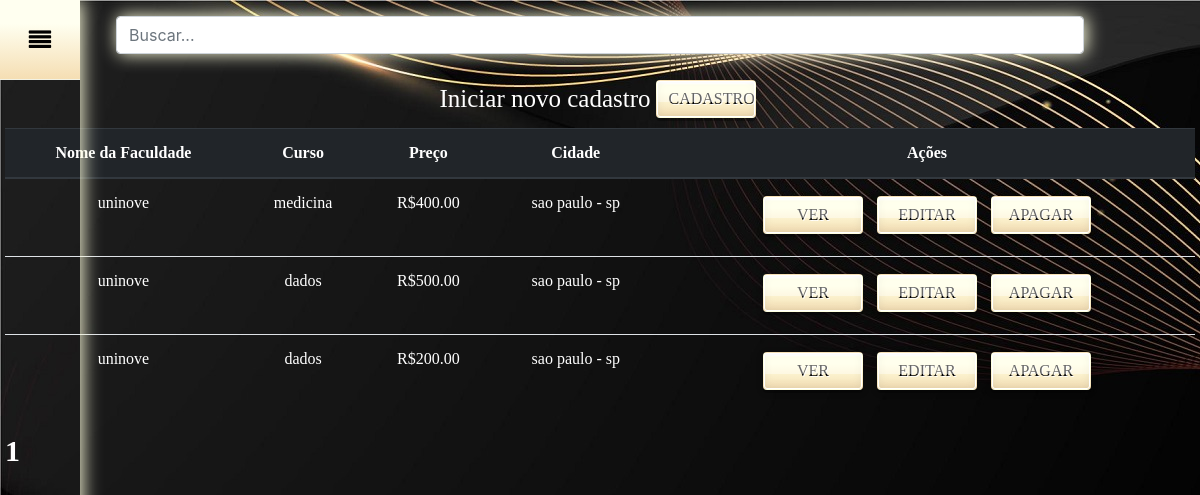
Page /resultados/ on the committed database.
### sitepi/models.py (models this page shows)
class Faculdades (models.Model):
    nome_faculdade = models.CharField(max_length=30)
    curso = models.CharField(max_length=50)
    preco = models.DecimalField(max_digits=6, decimal_places=2)
    descricao = models.TextField(max_length=200)
    notaenade = models.DecimalField(max_digits=4, decimal_places=3)
    nota = models.IntegerField()
    modalidade = models.CharField(max_length=20)
    cidade = models.CharField(max_length=20)
    uf = models.CharField(max_length=2)
    datacriacao = models.DateTimeField(default=datetime.now, blank=True)

### sitepi/views.py (the view)
# urls.py: path('resultados/', resultados, name='resultados'),
def resultados(request):
    data = {}
    search = request.GET.get('search')
    if search:
        data['db'] = Faculdades.objects.filter(curso__icontains=search)
    else:
        all = Faculdades.objects.all()
        paginator = Paginator(all, 8)
        pages = request.GET.get('page')
        data['db'] = paginator.get_page(pages)
    return render(request, 'resultados.html', data)

### sitepi/templates/resultados.html (shortened to what this page needs)
<!DOCTYPE html>
<html lang="en">
{% load static %}
<head>
    <link rel="stylesheet" href="{% static 'css/Menu.css' %}">
    <link rel="stylesheet" href="{% static 'css/Estilo.css' %}">
        <link rel="stylesheet" href="https://stackpath.bootstrapcdn.com/bootstrap/4.1.3/css/bootstrap.min.css"
>
</head>
<body>
  <ul class="menu">
      <li title="menu"><a href="#" class="menu-button home">menu</a></li>
  </ul>
<div>
    <form method="get" id="search">
        <input class="form-control" name="search" type="text" placeholder="Buscar...">
    </form>
</div>
<div class="page pageIE">
     <div class="text2 text-center">Iniciar novo cadastro<a href="/form" class="btn">Cadastro</a> </div>
<div class="text4  text-center">
<table class="table">
    <thead class="thead-dark">
    <tr>
        <th scope="col">Nome da Faculdade</th>
        <th scope="col">Curso</th>
        <th scope="col">Preço</th>
        <th scope="col">Cidade</th>
        <th scope="col">Ações</th>
    </tr>
    </thead>
    <tbody>
    {% for dbs in db%}
    <tr>
    <td>{{dbs.nome_faculdade}} </td>
    <td>{{dbs.curso}}</td>
    <td>R${{dbs.preco}}</td>
        <td>{{dbs.cidade}} - {{dbs.uf}}</td>
        <td>
            <a href="/visualizar/{{dbs.id}}/" class="btn">Ver</a>
            <a href="/editar/{{dbs.id}}/" class="btn">Editar</a>
            <a href="/apagar/{{dbs.id}}/" class="btn btnDel">Apagar</a>
        </td>
    </tr>
    {% endfor %}
    </tbody>
</table>
 </div>
<div class="pagination">
    <ul class="pagination">
    <li class="page-item active text3"> {{ db.number }}</li>
    </ul>
</div>
 </div>
</body>
</html>

### sitepi/static/css/Menu.css (style rules this page uses)
.menu, .menu-bar { position: fixed; bottom: 0; left: 0; height: 100%; list-style-type: none; margin: 0; padding: 0; background: rgba (0, 0, 0, 0,); z-index:10; overflow:hidden; box-shadow: 2px 0 18px #ffd; }
.menu li a { display: inline-block; text-indent: -500em; height: 5em; width: 5em; line-height: 5em; text-align:center; background: -webkit-linear-gradient(bottom, #F5DEB3, #FFFFE0 70%); background: -moz-linear-gradient(bottom, #F5DEB3, #FFFFE0 70%); background: -o-linear-gradient(bottom, #F5DEB3, #FFFFE0 70%); background: -ms-linear-gradient(bottom, #F5DEB3, #FFFFE0 70%); background: linear-gradient(bottom, #F5DEB3, #FFFFE070%); position: relative; border-bottom: 1px solid rgba(0, 0, 0, 0.05); transition: background 0.1s ease-in-out; }
.menu li a:before { font-family: FontAwesome; speak: none; text-indent: 0em; position: absolute; bottom: 0; left: 0; width: 100%; height: 100%; font-size: 1.4em; }
.menu li a.home:before { content: "\f039"; }
.menu-bar li a:hover, .menu li a:hover, .menu li:first-child a { background: -webkit-linear-gradient(bottom, #F5DEB3, #FFFFF0 70%); background: -moz-linear-gradient(bottom, #F5DEB3, #FFFFF0 70%); background: -o-linear-gradient(bottom, #F5DEB3, #FFFFF0 70%); background: -ms-linear-gradient(bottom, #F5DEB3, #FFFFF0 70%); background: linear-gradient(bottom, #F5DEB3, #FFFFF0 70%); color: #000; }

### sitepi/static/css/Estilo.css (style rules this page uses)
.pagination { text-align: center; }
body { margin:0; padding:0; background: url("/static/image/6166719.jpg") }
.page { width: 1200px; margin:0 auto; padding: 10px; text-align:left; }
.pageIE { padding: 5px; }
.text2 { font-family: tahoma; font-size: 25px; font-weight: 200; text-align: center; color: white; }
.text3 { font-family: tahoma; font-size: 30px; font-weight: bold; text-align: center; color: white; }
.text4 { font-size: 1rem; color: white; font-family: tahoma; text-align: left; }
.btn { background: -webkit-linear-gradient(bottom, #F5DEB3, #FFFFE0 70%); background: -moz-linear-gradient(bottom, #F5DEB3, #FFFFE0 70%); background: -o-linear-gradient(bottom, #F5DEB3, #FFFFE0 70%); background: -ms-linear-gradient(bottom, #F5DEB3, #FFFFE0 70%); background: linear-gradient(bottom, #F5DEB3, #FFFFE0 70%); border: 1px solid #000000; border-radius: 3px; box-shadow: 0 3px 0 rgba(0, 0, 0, .3), 0 2px 7px rgba(0, 0, 0, 0.2); color: #000000; margin: 5px 5px 10px 5px; font-family: "Trebuchet MS"; font-size: 14px; font-weight: bold; line-height: 25px; text-align: center; text-decoration: none; text-transform: uppercase; text-shadow:1px 1px 0 #FFF; padding: 5px 15px; position: relative; width: 100px; }
.btn:before { border: 1px solid #FFF; border-radius: 3px; box-shadow: inset 0 -2px 12px -4px rgba(70, 70, 70, .2), inset 0 3px 2px -1px rgba(255, 255, 255, 1); content: ""; bottom: 0; left: 0; right: 0; top: 0; padding: 5px; position: absolute; }
.btn:after { background: rgba(255, 255, 255, .4); border-radius: 2px; content: ""; bottom: 15px; left: 0px; right: 0px; top: 0px; position: absolute; }
form { margin: 0 auto; width: 1000px; padding: 1em; border-radius: 1em; }
input, textarea { font: 1em sans-serif; width: 380px; -moz-box-sizing: border-box; box-sizing: border-box; border: 1px solid #ffd; box-shadow: 2px 0 18px #ffd; }

### rows in the picture
Faculdades: nome_faculdade "uninove", curso "medicina", preco "400.00", cidade "sao paulo", uf "sp"
Faculdades: nome_faculdade "uninove", curso "dados", preco "500.00", cidade "sao paulo", uf "sp"
Faculdades: nome_faculdade "uninove", curso "dados", preco "200.00", cidade "sao paulo", uf "sp"

### other values in the picture
{{ db.number }} "1"
